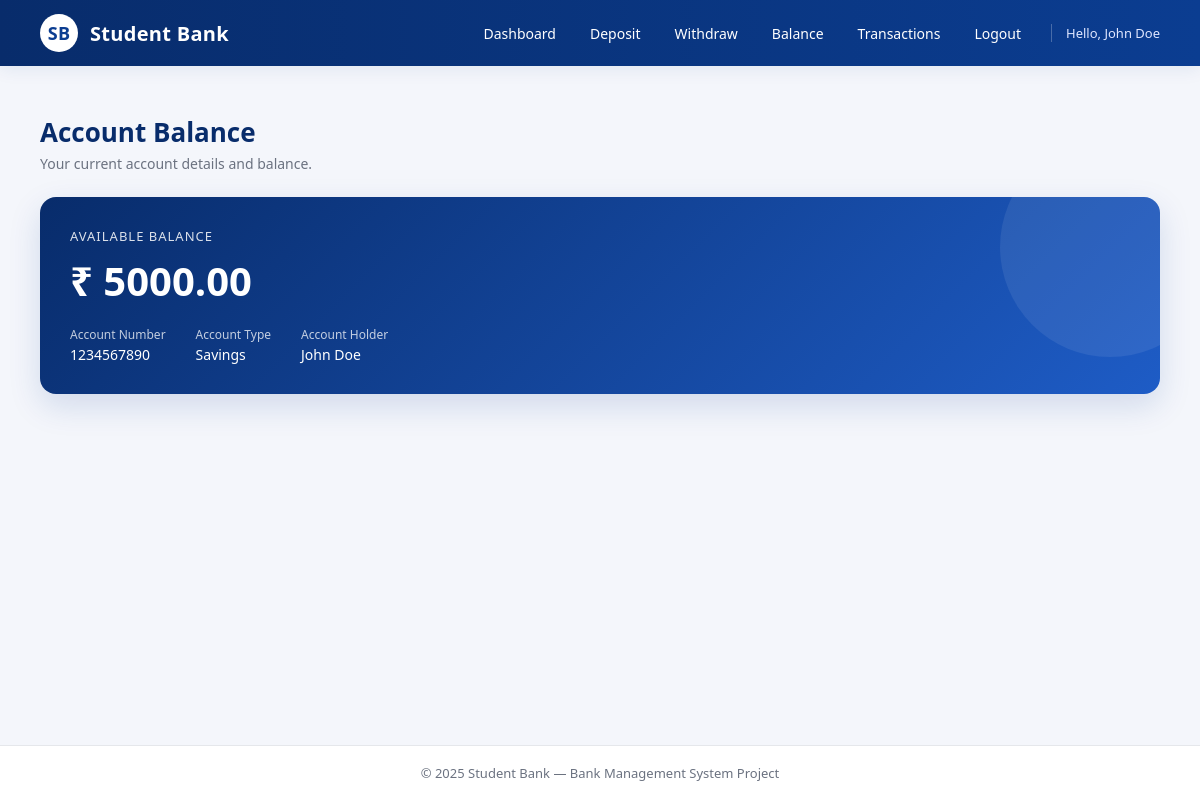
/balance (signed in), run on the app's committed database.
### tables this page shows
CREATE TABLE accounts (
    id INTEGER PRIMARY KEY AUTOINCREMENT,
    user_id INTEGER NOT NULL,
    account_number TEXT UNIQUE NOT NULL,
    account_type TEXT NOT NULL,
    balance REAL DEFAULT 0,
    FOREIGN KEY (user_id) REFERENCES users(id)
);

### app.py (the view)
@app.route("/balance")
def balance():
    if "user_id" not in session:
        return redirect(url_for("login"))
    conn = get_db()
    cur = conn.cursor()
    cur.execute("SELECT * FROM accounts WHERE user_id=?", (session["user_id"],))
    account = cur.fetchone()
    conn.close()
    return render_template("balance.html", account=account)

### app.py (called while the page is built)
def get_db():
    conn = sqlite3.connect(DB_NAME)
    conn.row_factory = sqlite3.Row
    return conn

### templates/balance.html (shortened to what this page needs)
{% extends "base.html" %}
{% block content %}
<div class="page-header">
    <h1>Account Balance</h1>
    <p>Your current account details and balance.</p>
</div>
{% if account %}
<div class="balance-card">
    <div class="label">Available Balance</div>
    <div class="amount">₹ {{ "%.2f"|format(account['balance']) }}</div>
    <div class="meta">
        <div><span>Account Number</span>{{ account['account_number'] }}</div>
        <div><span>Account Type</span>{{ account['account_type'] }}</div>
        <div><span>Account Holder</span>{{ session.name }}</div>
    </div>
</div>
{% else %}
<div class="card empty">
    <div class="icon">🏦</div>
    <p>No account found. Please create one first.</p>
    <a href="{{ url_for('create_account') }}" class="btn btn-primary" style="display:inline-block;width:auto;margin-top:14px;padding:10px 24px;">Create Account</a>
</div>
{% endif %}
{% endblock %}

### static/style.css (style rules this page uses)
* { margin: 0; padding: 0; box-sizing: border-box; }
:root { --primary: #0b3d91; --primary-dark: #082c6b; --primary-light: #1e5cc6; --accent: #f5a623; --bg: #f4f6fb; --card-bg: #ffffff; --text: #1f2937; --muted: #6b7280; --border: #e5e7eb; --success: #16a34a; --error: #dc2626; --shadow: 0 4px 16px rgba(11, 61, 145, 0.08); --shadow-lg: 0 12px 32px rgba(11, 61, 145, 0.15); }
html, body { height: 100%; }
body { font-family: 'Segoe UI', Tahoma, Arial, sans-serif; background: var(--bg); color: var(--text); min-height: 100vh; display: flex; flex-direction: column; }
.page-header { margin-bottom: 24px; }
.page-header h1 { font-size: 26px; color: var(--primary-dark); margin-bottom: 4px; }
.page-header p { color: var(--muted); font-size: 14px; }
.balance-card { background: linear-gradient(135deg, var(--primary-dark), var(--primary-light)); color: #fff; border-radius: 16px; padding: 30px; box-shadow: var(--shadow-lg); position: relative; overflow: hidden; }
.balance-card::after { content: ""; position: absolute; width: 220px; height: 220px; background: rgba(255,255,255,0.08); border-radius: 50%; top: -60px; right: -60px; }
.balance-card .label { font-size: 13px; text-transform: uppercase; letter-spacing: 1px; opacity: 0.85; margin-bottom: 8px; }
.balance-card .amount { font-size: 40px; font-weight: 700; margin-bottom: 18px; }
.balance-card .meta { display: flex; gap: 30px; flex-wrap: wrap; font-size: 14px; position: relative; z-index: 2; }
.balance-card .meta div span { display: block; opacity: 0.75; font-size: 12px; margin-bottom: 2px; }

### data on the page
accounts: balance "5000.00", account_number "1234567890", account_type "Savings"

### other printed values
{{ session.name }} "John Doe"
